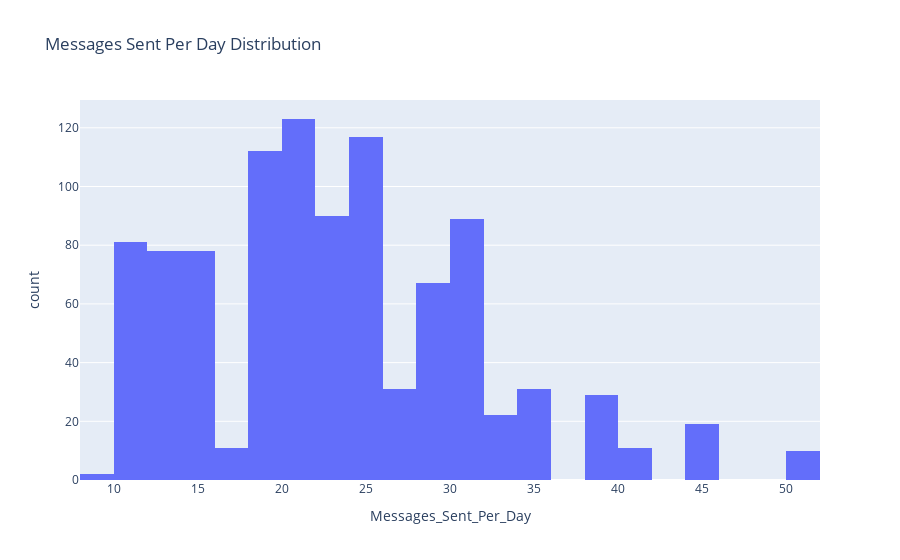

Notebook source saved alongside this figure:
### Code cell
plt = px.histogram(df, x='Messages_Sent_Per_Day', title='Messages Sent Per Day Distribution')
plt.show()

### Figure 1 — Plotly figure (JSON) as saved in the notebook; plotly's stock layout.template omitted (floating-point values rounded to 4 significant figures; data arrays with more than 128 entries replaced by an {"elided": "..."} marker saying what was removed)
{"data": [{"bingroup": "x", "hovertemplate": "Messages_Sent_Per_Day=%{x}<br>count=%{y}<extra></extra>", "legendgroup": "", "marker": {"color": "#636efa", "pattern": {"shape": ""}}, "name": "", "orientation": "v", "showlegend": false, "type": "histogram", "x": {"elided": "1001 float values"}, "xaxis": "x", "yaxis": "y"}], "layout": {"barmode": "relative", "legend": {"tracegroupgap": 0}, "title": {"text": "Messages Sent Per Day Distribution"}, "xaxis": {"anchor": "y", "domain": [0, 1], "title": {"text": "Messages_Sent_Per_Day"}}, "yaxis": {"anchor": "x", "domain": [0, 1], "title": {"text": "count"}}}}
